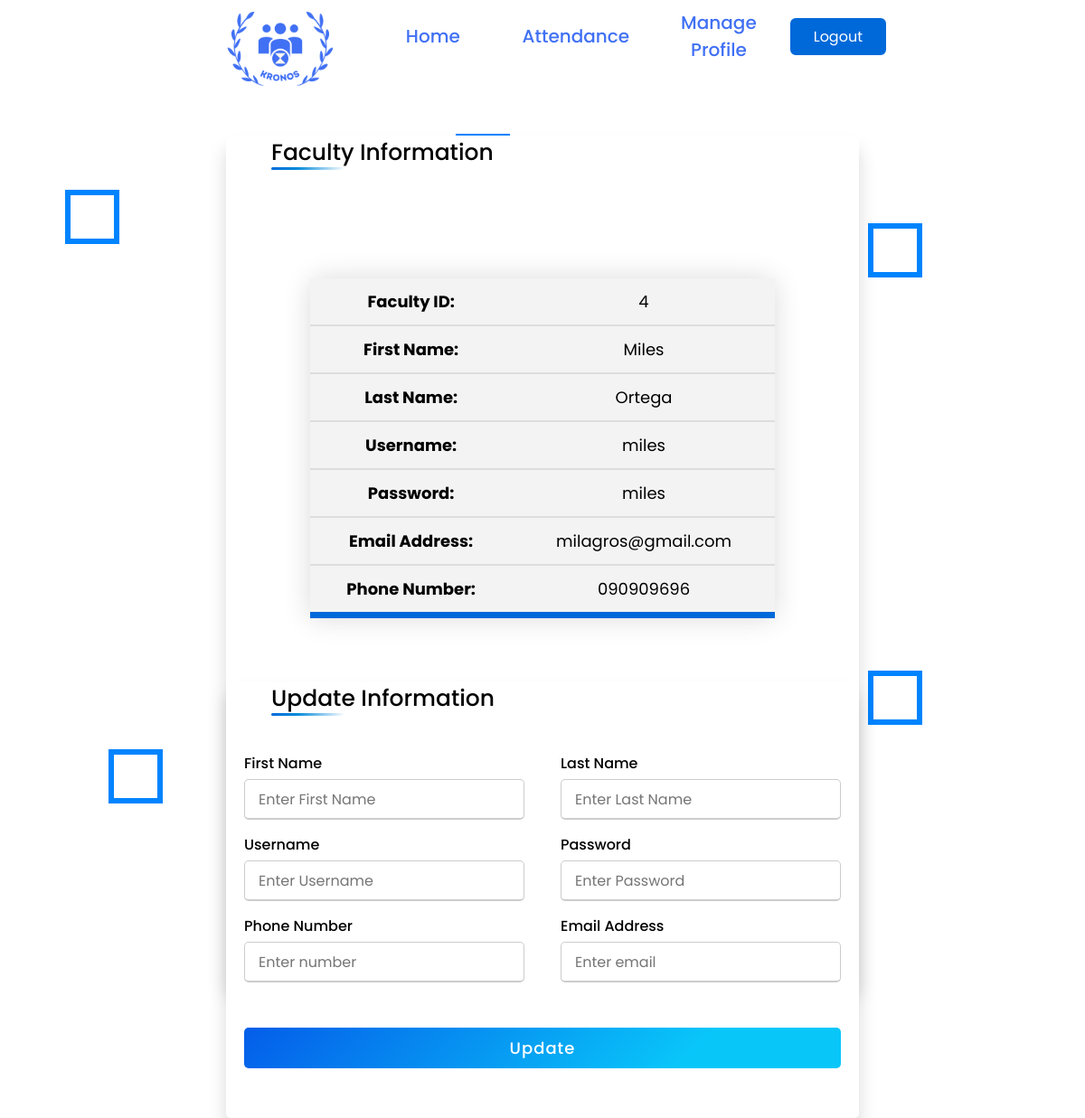
Page /teacher/editteacher.php (signed in) on the committed database.
### tables this page shows
CREATE TABLE `faculty` (
  `id` int(20) NOT NULL,
  `username` varchar(20) NOT NULL,
  `fname` varchar(20) NOT NULL,
  `lname` varchar(20) NOT NULL,
  `pass` varchar(20) NOT NULL,
  `email` varchar(20) NOT NULL,
  `phone` varchar(11) NOT NULL
);

### teacher/editteacher.php (the view, shortened to what this page needs)
<?php include("teachernav.php"); ?>
<?php
include('../connect.php');
$identity = $_SESSION['identity'];
?>
<!DOCTYPE html>
<html lang="en" dir="ltr">
  <head>
    <link rel="stylesheet" href="teachersignup.css">
    <link rel="stylesheet" href="views.css">
      <link rel="stylesheet" href="https://cdnjs.cloudflare.com/ajax/libs/font-awesome/5.15.2/css/all.min.css"/>
   </head>
<body>
<div class="wrapper">
        <div class="box">
            <div></div>
            <div></div>
            <div></div>
            <div></div>
        </div>
</div>
<?php
       $query = "SELECT * FROM faculty WHERE id = $identity";
       $result = mysqli_query($con, $query);
       while ($row = mysqli_fetch_assoc($result)) {
?>
<div class="container">
    <div class="title">Faculty Information</div>
    <div class="content">
        <div class="user-details">
        <table align="center" class="content-table">
        <tr>
            <td><b><center>Faculty ID: </td>
            <td><?php echo $row['id']; ?></td>
        </tr>
        <tr>
            <td><b><center>First Name: </td>
            <td><?php echo $row['fname']; ?></td>
        </tr>
        <tr>
            <td><b><center>Last Name: </td>
            <td><?php echo $row['lname']; ?></td>
        </tr>
        <tr>
            <td><b><center>Username: </td>
            <td><?php echo $row['username']; ?></td>
        </tr>
        <tr>
            <td><b><center>Password: </td>
            <td><?php echo $row['pass']; ?></td>
        </tr>
        <tr>
            <td><b><center>Email Address: </td>
            <td><?php echo $row['email']; ?></td>
        </tr>
        <tr>
            <td><b><center>Phone Number: </td>
            <td><?php echo $row['phone']; ?></td>
        </tr>
        </div>
        <?php
      } ?>
    </div>
    </div>
  <div class="container">
    <div class="title">Update Information</div>
    <div class="content">
      <form method ="post" enctype="multipart/form-data">
        <div class="user-details">
          <div class="input-box">
            <span class="details">First Name</span>
            <input type="text" name="upfname"  placeholder="Enter First Name" required>
          </div>
          <div class="input-box">
            <span class="details">Last Name</span>
            <input type="text" name="uplname"  placeholder="Enter Last Name" required>
          </div>
          <div class="input-box">
            <span class="details">Username</span>
            <input type="text" name="upusername" placeholder="Enter Username" required>
          </div>
          <div class="input-box">
            <span class="details">Password</span>
            <input type="text" name="uppass" placeholder="Enter Password" required>
          </div>
          <div class="input-box">
            <span class="details">Phone Number</span>
            <input type="text" name="upphone" placeholder="Enter number" required>
          </div>
          <div class="input-box">
            <span class="details">Email Address</span>
            <input type="text" name="upemail" placeholder="Enter email" required>
          </div>
        </div>
        <div class="button">
          <input type="submit" value="Update" name="signup">
        </div>
      </form>
    </div>
  </div>
</body>
</html>

### teacher/teachersignup.css (style rules this page uses)
html { scroll-behavior: smooth; }
* { margin: 0; padding: 0; box-sizing: border-box; font-family: 'Poppins',sans-serif; }
body { margin: 0; padding: 0; overflow: hidden; }
.wrapper { position: absolute; width: 100%; height: 100%; overflow: hidden; background-color: #ffff; }
.box div { position: absolute; width: 60px; height: 60px; background-color: transparent; border: 6px solid rgb(0, 132, 255); }
.box div:nth-child(3) { top: 17%; left: 6%; animation: animate 9s linear infinite; }
.box div:nth-child(5) { top: 67%; left: 10%; animation: animate 6s linear infinite; }
.box div:nth-child(7) { top: 60%; left: 80%; animation: animate 15s linear infinite; }
.box div:nth-child(10) { top: 20%; left: 80%; animation: animate 5s linear infinite; }
.content { padding: 20px 20px; }
.container { max-width: 700px; width: 100%; background-color: #fff; padding: inherit; border-radius: 5px; box-shadow: 0 15px 20px rgba(0,0,0,0.15); margin: auto; position: relative; top:150px; }
.container .title { font-size: 25px; font-weight: 500; position: relative; padding-left: 50px; }
.container .title::before { content: ""; position: absolute; bottom: 0; height: 3px; width: 30px; padding-left: 50px; border-radius: 5px; background: linear-gradient(135deg, rgba(0,105,217,1) 0%, rgba(0,136,217,1) 35%, rgba(255,255,255,1) 100%); }
.content form .user-details { display: flex; flex-wrap: wrap; justify-content: space-between; margin: 20px 0 12px 0; }
form .user-details .input-box { margin-bottom: 15px; width: calc(100% / 2 - 20px); }
form .input-box span.details { display: block; font-weight: 500; margin-bottom: 5px; }
.user-details .input-box input { height: 45px; width: 100%; outline: none; font-size: 16px; border-radius: 5px; padding-left: 15px; border: 1px solid #ccc; border-bottom-width: 2px; transition: all 0.3s ease; }
form .button { height: 45px; margin: 35px 0 }
form .button input { height: 100%; width: 100%; border-radius: 5px; border: none; color: #fff; font-size: 18px; font-weight: 500; letter-spacing: 1px; cursor: pointer; transition: all 0.3s ease; background-color: #045de9; background-image: linear-gradient(135deg, #045de9 0%, #09c6f9 74%); }

### teacher/views.css (style rules this page uses)
* { margin: 0; padding: 0; box-sizing: border-box; font-family: 'Poppins',sans-serif; }
body { background-color: white; overflow:scroll; }
.wrapper { width: 500px; margin: 0 auto; }
.content-table { border-collapse: collapse; font-size: 18px; width: 78%; border-radius: 15px 15px 0 0; box-shadow: 0 0 30px rgba(0, 0, 0, 0.15); margin: auto; position: relative; top: 100px; }
.content-table td { color: #white; text-align: center; }
.content-table th, .content-table td { padding: 12px 15px; }
.content-table tbody tr { border-bottom: 2px solid #dddddd; }
.content-table tbody tr:nth-of-type(even) { background-color: #f3f3f3; }
.content-table tbody tr:nth-of-type(odd) { background-color: #f3f3f3; }
.content-table tbody tr:last-of-type { border-bottom: 7px solid #0069d9; padding: 15px; }
body { margin: 0; padding: 0; }
.wrapper { position: absolute; width: 100%; height: 100%; overflow: hidden; background-color: #ffff; }
.box div { position: absolute; width: 60px; height: 60px; background-color: transparent; border: 6px solid rgb(0, 132, 255); }
.box div:nth-child(3) { top: 17%; left: 6%; animation: animate 9s linear infinite; }
.box div:nth-child(5) { top: 67%; left: 10%; animation: animate 6s linear infinite; }
.box div:nth-child(7) { top: 60%; left: 80%; animation: animate 15s linear infinite; }
.box div:nth-child(10) { top: 20%; left: 80%; animation: animate 5s linear infinite; }

### teacher/teachernav.php (style rules this page uses)
* { margin: 0; padding: 0; box-sizing: border-box; font-family: "Poppins", sans-serif; }
.nav_logo, .nav_link, .button { color: #0069d9; }

### rows in the picture
faculty: id "4", fname "Miles", lname "Ortega", username "miles", pass "miles", email "milagros@gmail.com", phone "090909696"
